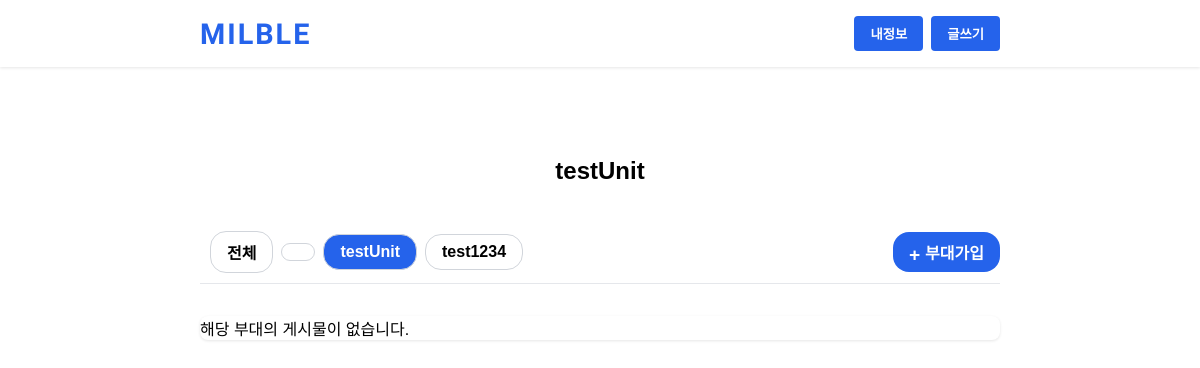
/unit/testUnit/ (signed in), run on an earlier commit of the app's database.
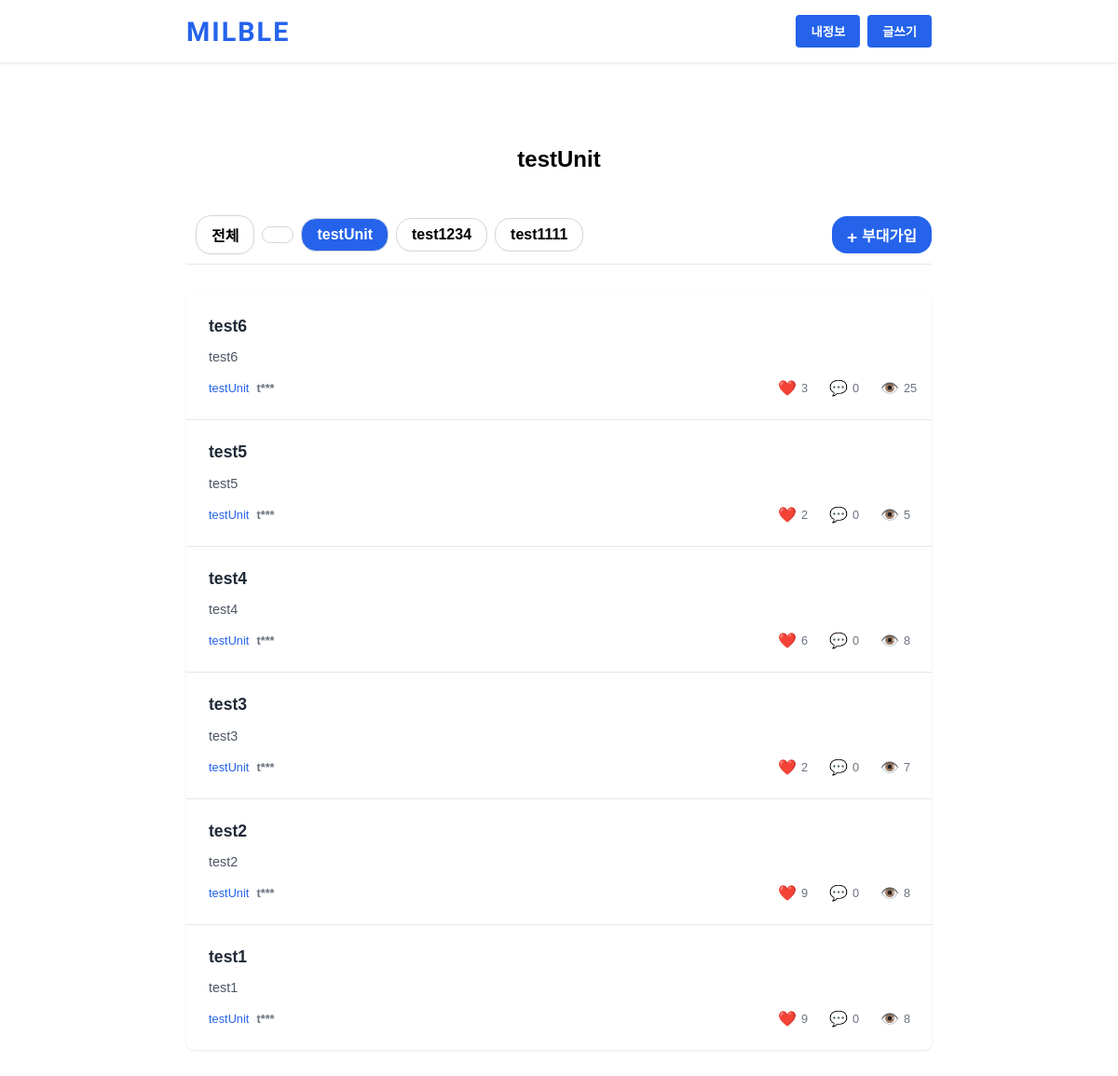
And on a later commit of the database.
### milble_app/models.py (models this page shows, shortened)
class Unit(models.Model):
    name = models.CharField(max_length=100, unique=True)
    answer1 = models.CharField(max_length=255, blank=False)
    answer2 = models.CharField(max_length=255, blank=False)
    answer3 = models.CharField(max_length=255, blank=False)
    def __str__(self):
        return self.name

class Post(models.Model):
    title = models.CharField(max_length=200)
    content = models.TextField()
    created_at = models.DateTimeField(auto_now_add=True)
    updated_at = models.DateTimeField(auto_now=True)
    author = models.CharField(max_length=100)  # 글쓴이
    unit = models.ForeignKey(Unit, on_delete=models.CASCADE)
    likes = models.PositiveIntegerField(default=0)  # 좋아요 수, 기본값 0
    comments_count = models.PositiveIntegerField(default=0)  # 댓글 수, 기본값 0
    views = models.PositiveIntegerField(default=0)  # 조회수, 기본값 0
    liked_users = models.ManyToManyField('CustomUser', related_name='liked_posts', blank=True)  # 좋아요 누른 사용자들

### milble_app/views.py (the view)
# urls.py: path('unit/<str:unit_name>/', views.unit_posts_view, name='unit_posts'),
def unit_posts_view(request, unit_name):
    unit = get_object_or_404(Unit, name=unit_name)
    posts = Post.objects.filter(unit=unit).order_by('-created_at')  # 최신순으로 정렬
    units = Unit.objects.exclude(name=request.user.unit)
    return render(request, 'unit_posts.html', {
        'current_unit': unit,  # 현재 선택된 부대
        'posts': posts,
        'units': units,  # 부대 리스트
        'user': request.user  # 로그인 여부 및 유저 정보 확인
    })

### milble_app/templatetags/mask_filters.py (called while the page is built)
@register.filter(name='mask_author')
def mask_author(author):
    if len(author) > 1:
        return author[0] + '*' * (len(author) - 1)  # 첫 글자 제외한 나머지 '*'로 마스킹
    return author  # 한 글자일 경우 그대로 반환

### templates/unit_posts.html (shortened to what this page needs)
<!DOCTYPE html>
{% load mask_filters %}
<html lang="ko">
<head>
</head>
<body>
    <header>
        <div class="container">
            <div class="header-content">
                <a href="{% url 'index' %}" class="logo">
                    <span>Milble</span>
                </a>
                <div class="header-buttons">
                    <button class="login-btn">내정보</button>
                    <button class="login-btn">글쓰기</button>
                </div>
            </div>
        </div>
    </header>
    <main class="container">
        <h1 class="unit-title">{{ current_unit.name }}</h1>
        <div class="units">
            <div class="units-list">
                <button class="unit-btn" onclick="window.location.href='{% url 'popular_posts' %}'">전체</button>
                {% if current_unit == user.unit %}
                        <button class="selected-unit-btn" onclick="window.location.href='{% url 'unit_posts' user.unit.name %}'">{{ user.unit.name }}</button>
                    {% else %}
                        <button class="unit-btn" onclick="window.location.href='{% url 'unit_posts' user.unit.name %}'">{{ user.unit.name }}</button>
                    {% endif %}
                {% for unit in units %}
                    {% if current_unit == unit %}
                        <button class="selected-unit-btn" onclick="window.location.href='{% url 'unit_posts' unit.name %}'">{{ unit.name }}</button>
                    {% else %}
                        <button class="unit-btn" onclick="window.location.href='{% url 'unit_posts' unit.name %}'">{{ unit.name }}</button>
                    {% endif %}
                {% endfor %}
            </div>
            <div class="action-buttons">
                {% if user.is_authenticated and not user.unit %}
                    <button class="join-unit-btn" onclick="window.location.href='{% url 'join_unit' %}'">부대가입</button>
                {% endif %}
            </div>
        </div>
        <div class="post-list">
            {% for post in posts %}
            <div class="post-item">
                <a href="{% url 'post_detail' post.id %}" class="post-title">{{ post.title }}</a>
                <p class="post-content">{{ post.content|truncatewords:20 }}</p>
                <div class="post-meta">
                    <div class="unit-author">
                        <span class="unit">{{ post.unit }}</span>
                        <span class="post-author">{{ post.author|mask_author }}</span>
                    </div>
                    <div class="post-stats">
                        <div class="like-stat">
                            <span class="icon">❤️</span>
                            <span class="number">{{ post.likes }}</span>
                            </div>
                        <div class="comment-stat">
                            <span class="icon">💬</span>
                            <span class="number">{{ post.comments.count }}</span>
                        </div>
                        <div class="views-stat">
                            <span class="icon">👁️</span>
                            <span class="number">{{ post.views }}</span>
                        </div>
                    </div>
                </div>
            </div>
            {% empty %}
            <p>해당 부대의 게시물이 없습니다.</p>
            {% endfor %}
        </div>
    </main>
</body>
</html>

What changed in the data, as far as the page shows it:
added Unit: name "test1111"
added Post: title "test6", content "test6", unit "testUnit", author|mask_author "t***", likes "3", comments.count "0", views "25"
added Post: title "test5", content "test5", unit "testUnit", author|mask_author "t***", likes "2", comments.count "0", views "5"
added Post: title "test4", content "test4", unit "testUnit", author|mask_author "t***", likes "6", comments.count "0", views "8"
added Post: title "test3", content "test3", unit "testUnit", author|mask_author "t***", likes "2", comments.count "0", views "7"
added Post: title "test2", content "test2", unit "testUnit", author|mask_author "t***", likes "9", comments.count "0", views "8"
added Post: title "test1", content "test1", unit "testUnit", author|mask_author "t***", likes "9", comments.count "0", views "8"
Also different on the page:
text no longer shown: "해당 부대의 게시물이 없습니다."
